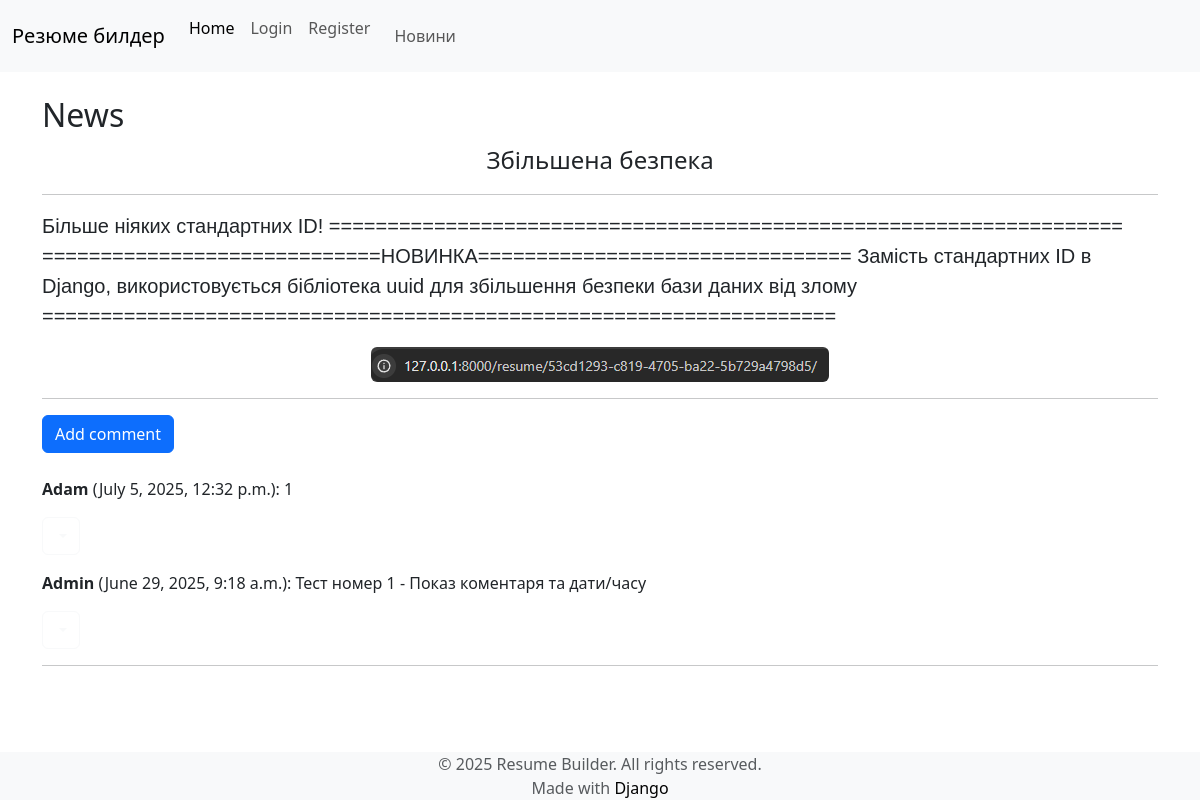
Page /news/c27b6a24-df90-4af9-881b-f6e66f55800b/ on the committed database.
### core/models.py (models this page shows, shortened)
class News(models.Model):
    id = models.UUIDField(primary_key=True, default=uuid.uuid4, editable=False)
    title = models.CharField(max_length=255)
    content = models.TextField()
    picture = models.ImageField(upload_to='pictures/', blank=True, null=True,
                                help_text='Upload a picture for the news article.')
    created_at = models.DateTimeField(auto_now_add=True)
    updated_at = models.DateTimeField(auto_now=True)

class Comment(models.Model):
    id = models.UUIDField(primary_key=True, default=uuid.uuid4, editable=False)
    username = models.ForeignKey(CustomUser, on_delete=models.CASCADE)
    news = models.ForeignKey(News, on_delete=models.CASCADE)
    text = models.TextField()
    created_at = models.DateTimeField(auto_now_add=True)

class CustomUser(AbstractUser):
    id = models.UUIDField(primary_key=True, default=uuid.uuid4, editable=False)
    username = models.CharField(max_length=150, unique=True)
    first_name = models.CharField(max_length=150, blank=True)
    last_name = models.CharField(max_length=150, blank=True)
    email = models.EmailField(unique=True)
    is_staff = models.BooleanField(default=False)

### core/views.py (the view)
# urls.py: path('news/<uuid:new_id>/', views.news, name='news'),
def news(request, new_id):
    news = get_object_or_404(News, id=new_id)
    comments = Comment.objects.filter(news=news).order_by('-created_at')
    return render(request, 'news.html', {
        'news': news,
        'comments': comments
    })

### templates/news.html (shortened to what this page needs)
{% extends "base.html" %}
{% block content %}
<h2>News</h2>
<div class="title">{{ news.title }}</div>
<hr>
<p class="content">
    <span>
        {{ news.content }}
    </span>
    <span id="show-picture">
        <div class="text-center">
            {% if news.picture %}
                <img src="{{ news.picture.url }}" class="rounded" alt="">
            {% endif %}
        </div>
    </span>
</p>
<hr class="under-line">
<div class="comment">
    <button id="openModal"  type="button" class="btn btn-primary" data-bs-toggle="modal" data-bs-target="Model" data-bs-whatever="comment">Add comment</button>
    <div class="show-comments mt-4" id="comments">
        {% for comment in comments %}
            <p>
                <strong>{{ comment.username.username }}</strong> ({{ comment.created_at }}): {{ comment.text }}
                <div class="dropdown">
                    <button class="btn btn-outline-light dropdown-toggle" type="button" data-bs-toggle="dropdown" aria-expanded="false">
                    </button>
                </div>
            </p>
        {% endfor %}
        <hr>
    </div>
</div>
{% endblock %}

### templates/news.html (style rules this page uses)
.title { font-size: 24px; text-align: center; }
.content { font-family: Arial, Helvetica, sans-serif; font-size: 20px; }
.under-line { position: relative; top: auto; }
.comment { position: relative; top: auto; }

### rows in the picture
News: title "Збільшена безпека", content "Більше ніяких стандартних ID! ==================================================================== =============================НОВИНКА================================ Замість стандартних ID в Django, використовується бібліотека uuid для збільшення безпеки бази даних від злому ====================================================================", picture (picture)
Comment: username.username "Adam", created_at "July 5, 2025, 12:32 p.m.", text "1"
Comment: username.username "Admin", created_at "June 29, 2025, 9:18 a.m.", text "Тест номер 1 - Показ коментаря та дати/часу"
